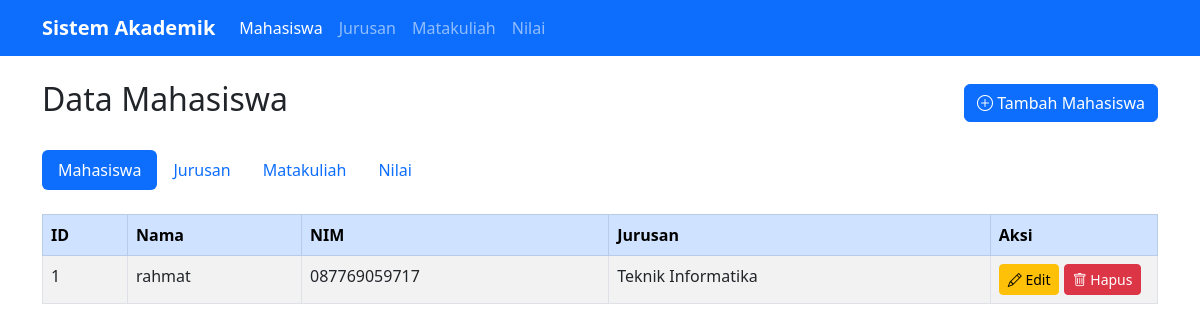
The page / on the database its author committed.
### tables this page shows
CREATE TABLE `mahasiswa` (
  `id` int(11) NOT NULL,
  `nama` varchar(100) NOT NULL,
  `nim` varchar(20) NOT NULL,
  `jurusan_id` int(11) DEFAULT NULL,
  `created_at` timestamp NOT NULL DEFAULT current_timestamp(),
  `updated_at` timestamp NOT NULL DEFAULT current_timestamp() ON UPDATE current_timestamp()
);

CREATE TABLE `jurusan` (
  `id` int(11) NOT NULL,
  `kode_jurusan` varchar(10) NOT NULL,
  `nama_jurusan` varchar(100) NOT NULL,
  `created_at` timestamp NOT NULL DEFAULT current_timestamp(),
  `updated_at` timestamp NOT NULL DEFAULT current_timestamp() ON UPDATE current_timestamp()
);

### Mahasiswa.php (called while the page is built, shortened)
<?php
class Mahasiswa {
    private $db;
    public function __construct($pdo) {
        $this->db = $pdo;
    }
    public function getAll() {
        $stmt = $this->db->query("
            SELECT m.*, j.nama_jurusan
            FROM mahasiswa m
            LEFT JOIN jurusan j ON m.jurusan_id = j.id
        ");
        return $stmt->fetchAll(PDO::FETCH_ASSOC);
    }
}
?>

### index.php (the view, shortened to what this page needs)
<?php
require_once 'Mahasiswa.php';
require_once 'db.php';
$mahasiswa = new Mahasiswa($pdo);
$data = $mahasiswa->getAll();
?>
<!DOCTYPE html>
<html>
<head>
    <link href="https://cdn.jsdelivr.net/npm/bootstrap@5.3.0/dist/css/bootstrap.min.css" rel="stylesheet">
</head>
<body>
    <nav class="navbar navbar-expand-lg navbar-dark bg-primary mb-4">
        <div class="container">
            <a class="navbar-brand" href="index.php">Sistem Akademik</a>
            <div class="collapse navbar-collapse" id="navbarNav">
                <ul class="navbar-nav">
                    <li class="nav-item">
                        <a class="nav-link active" href="index.php">Mahasiswa</a>
                    </li>
                    <li class="nav-item">
                        <a class="nav-link" href="index_jurusan.php">Jurusan</a>
                    </li>
                    <li class="nav-item">
                        <a class="nav-link" href="index_matakuliah.php">Matakuliah</a>
                    </li>
                    <li class="nav-item">
                        <a class="nav-link" href="index_nilai.php">Nilai</a>
                    </li>
                </ul>
            </div>
        </div>
    </nav>
    <div class="container mt-4">
        <div class="d-flex justify-content-between align-items-center mb-4">
            <h2>Data Mahasiswa</h2>
            <a href="form.php" class="btn btn-primary">
                <i class="bi bi-plus-circle"></i> Tambah Mahasiswa
            </a>
        </div>
        <ul class="nav nav-pills mb-4">
            <li class="nav-item">
                <a class="nav-link active" href="index.php">Mahasiswa</a>
            </li>
            <li class="nav-item">
                <a class="nav-link" href="index_jurusan.php">Jurusan</a>
            </li>
            <li class="nav-item">
                <a class="nav-link" href="index_matakuliah.php">Matakuliah</a>
            </li>
            <li class="nav-item">
                <a class="nav-link" href="index_nilai.php">Nilai</a>
            </li>
        </ul>
        <table class="table table-bordered table-striped table-hover">
            <thead class="table-primary">
                <tr>
                    <th>ID</th>
                    <th>Nama</th>
                    <th>NIM</th>
                    <th>Jurusan</th>
                    <th width="15%">Aksi</th>
                </tr>
            </thead>
            <tbody>
                <?php foreach ($data as $row): ?>
                <tr>
                    <td><?= $row['id'] ?></td>
                    <td><?= htmlspecialchars($row['nama']) ?></td>
                    <td><?= htmlspecialchars($row['nim']) ?></td>
                    <td><?= htmlspecialchars($row['nama_jurusan'] ?? '-') ?></td>
                    <td>
                        <a href="form.php?id=<?= $row['id'] ?>" class="btn btn-warning btn-sm">
                            <i class="bi bi-pencil"></i> Edit
                        </a>
                        <a href="proses.php?hapus=<?= $row['id'] ?>"
                           class="btn btn-danger btn-sm"
                           onclick="return confirm('Yakin ingin menghapus data ini?')">
                           <i class="bi bi-trash"></i> Hapus
                        </a>
                    </td>
                </tr>
                <?php endforeach; ?>
            </tbody>
        </table>
    </div>
    <link rel="stylesheet" href="https://cdn.jsdelivr.net/npm/bootstrap-icons@1.10.0/font/bootstrap-icons.css">
</body>
</html>

### index.php (style rules this page uses)
.nav-pills .nav-link.active { background-color: #0d6efd; }
.navbar-brand { font-weight: bold; }

### rows shown on the page
mahasiswa: id "1", nama "rahmat", nim "087769059717", jurusan.nama_jurusan "Teknik Informatika"
